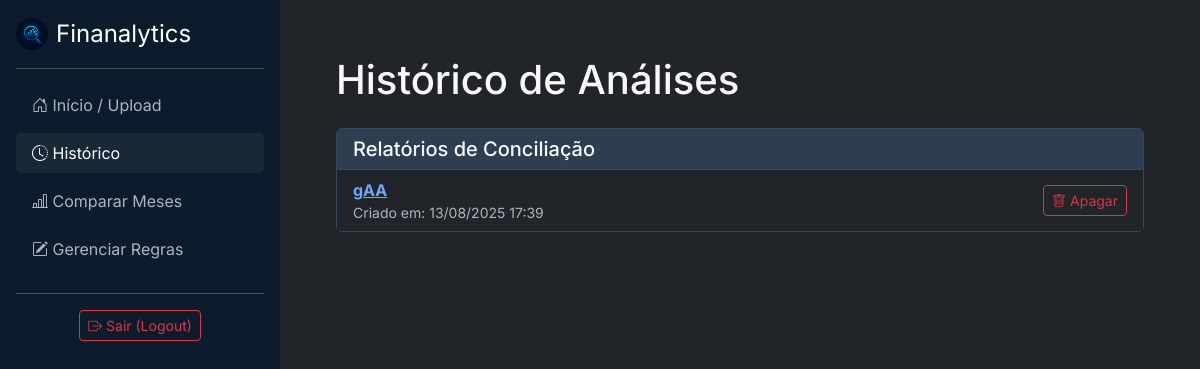
/historico/ (signed in), run on an earlier commit of the app's database.
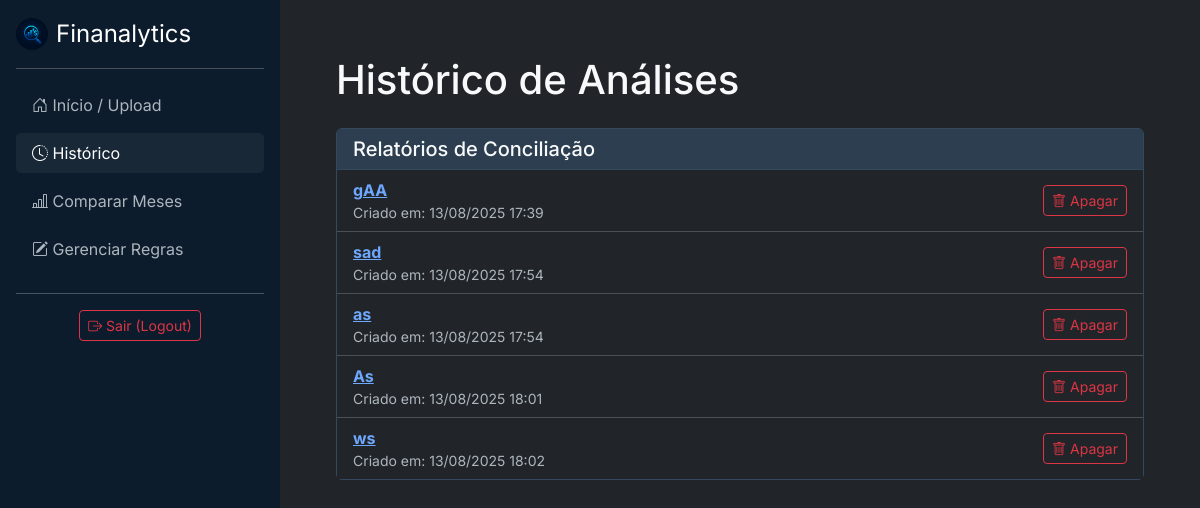
And on a later commit of the database.
### analisador/models.py (models this page shows, shortened)
class RelatorioConciliacao(models.Model):
    usuario = models.ForeignKey(User, on_delete=models.CASCADE)
    mes_referencia = models.CharField(max_length=100)
    data_criacao = models.DateTimeField(auto_now_add=True)
    conciliadas = models.JSONField(default=list)
    apenas_banco = models.JSONField(default=list)
    apenas_relatorio = models.JSONField(default=list)

### analisador/views.py (the view)
# urls.py: path('historico/', views.historico_extratos, name='historico'),
@login_required
def historico_extratos(request):
    extratos_antigos = Extrato.objects.filter(usuario=request.user)
    relatorios_novos = RelatorioConciliacao.objects.filter(usuario=request.user)
    contexto = {
        'extratos': extratos_antigos,
        'relatorios': relatorios_novos,
        'active_page': 'historico'
    }
    return render(request, 'analisador/historico.html', contexto)

### analisador/templates/analisador/historico.html (shortened to what this page needs)
{% extends 'analisador/base.html' %}
{% block content %}
<h1 class="mb-4">Histórico de Análises</h1>
<div class="card mb-4">
    <div class="card-header"><h2 class="h5 mb-0">Relatórios de Conciliação</h2></div>
    <div class="card-body p-0">
        <ul class="list-group list-group-flush">
            {% for relatorio in relatorios %}
    <li class="list-group-item d-flex justify-content-between align-items-center">
    <div>
        <a href="{% url 'ver_conciliacao' relatorio.id %}">
            <strong>{{ relatorio.mes_referencia }}</strong>
        </a>
        <small class="text-muted d-block">
            Criado em: {{ relatorio.data_criacao|date:"d/m/Y H:i" }}
        </small>
    </div>
    <div>
        <form action="{% url 'apagar_conciliacao' relatorio.id %}" method="POST" class="d-inline" onsubmit="return confirm('Tem certeza que deseja apagar este relatório? A ação não pode ser desfeita.');">
            <button type="submit" class="btn btn-sm btn-outline-danger">
                <i class="bi bi-trash"></i> Apagar
            </button>
        </form>
    </div>
    </li>
            {% empty %}
                <li class="list-group-item text-muted">Nenhum relatório de conciliação encontrado.</li>
            {% endfor %}
        </ul>
    </div>
</div>
{% endblock %}

What changed in the data, as far as the page shows it:
added RelatorioConciliacao: mes_referencia "sad", data_criacao "13/08/2025 17:54"
added RelatorioConciliacao: mes_referencia "as", data_criacao "13/08/2025 17:54"
added RelatorioConciliacao: mes_referencia "As", data_criacao "13/08/2025 18:01"
added RelatorioConciliacao: mes_referencia "ws", data_criacao "13/08/2025 18:02"
